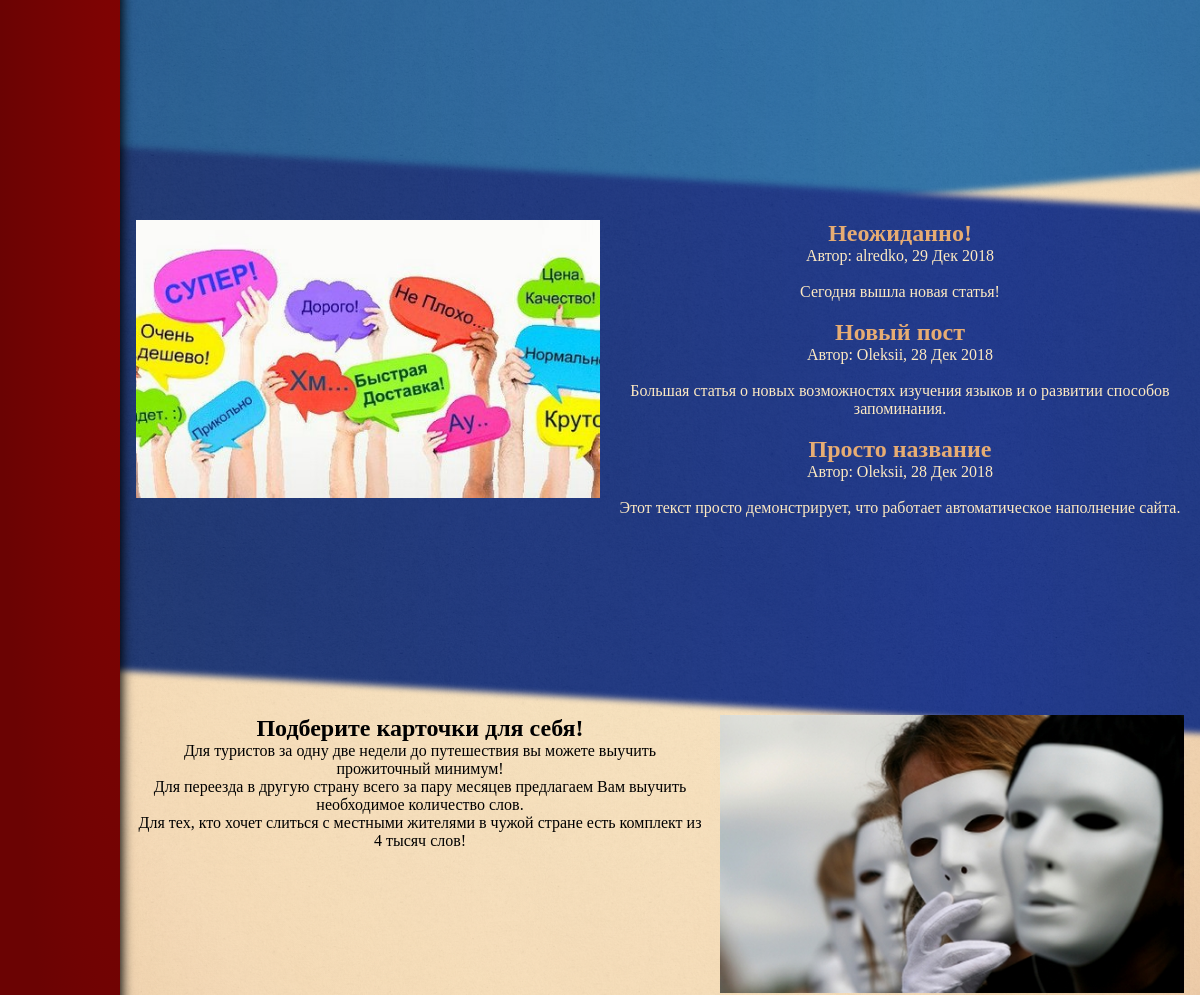
/ru/ (middle part), run on an earlier commit of the app's database.
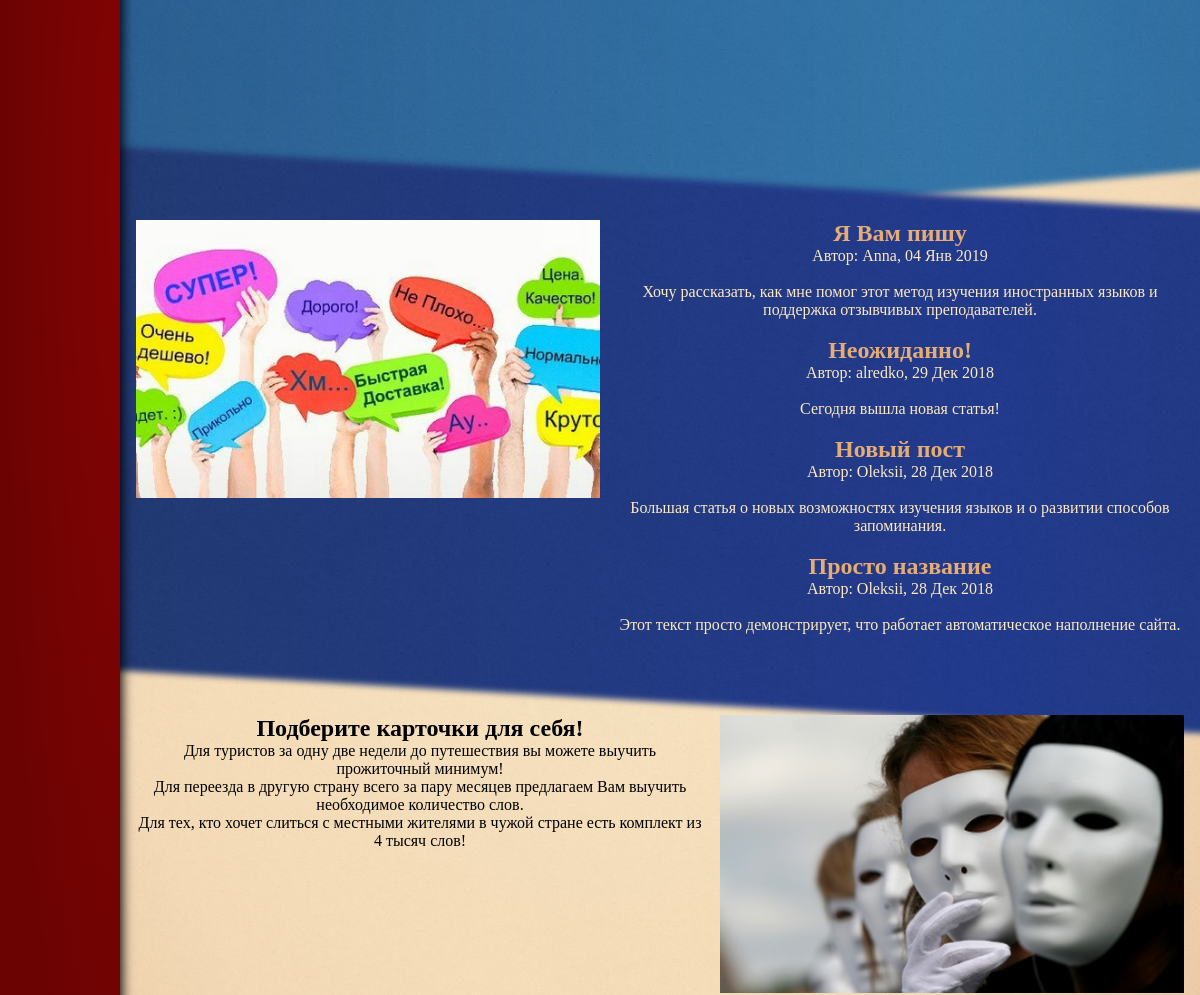
And on a later commit of the database.
### blog/models.py (models this page shows, shortened)
class Post(models.Model):
    author = models.ForeignKey('auth.User', on_delete=models.CASCADE)
    title = models.CharField(max_length=200)
    text = models.TextField()
    created_date = models.DateTimeField(
            default=timezone.now)
    published_date = models.DateTimeField(
            blank=True, null=True)

### blog/views.py (the view)
# urls.py: path('ru/', views.post_anons, name='ru'),
def post_anons(request):
    posts = Post.objects.filter(published_date__lte=timezone.now()).order_by('-published_date')
    return render(request, 'ru.html', {'posts': posts})

### templates/ru.html (shortened to what this page needs)
{% extends "baseshab.html" %}
{% block blog.text %}
  {% for post in posts %}
    <h2><a href="">{{ post.title }}</a></h2>
    <p>Автор: {{ post.author }}, {{ post.published_date|date:"d M Y" }}</p><br>
    <p>{{ post.text|linebreaksbr }}</p><br>
  {% endfor %}
{% endblock blog.text %}
{% block entrance.text %}
<h2>Подберите карточки для себя!</h2>
<p>Для туристов за одну две недели до путешествия вы можете выучить прожиточный минимум!</p>
<p>Для переезда в другую страну всего за пару месяцев предлагаем Вам выучить необходимое количество слов.</p>
<p>Для тех, кто хочет слиться с местными жителями в чужой стране есть комплект из 4 тысяч слов!</p>
{% endblock entrance.text %}

### templates/baseshab.html (shortened to what this page needs)
<!DOCTYPE html>
{% load staticfiles %}
<html>
<head>
    <link rel="stylesheet" href="{% static "css/styles.css" %}" />
</head>
<body>
  <div class="ContentLight">
    <div class="ContentDark">
      <div class="Line">
        <div class="Textura">
<div class="Menu">
</div>
<div class="Contenttopleft">
</div>
<div class="Contenttopright"><img src="{% static "images/Statia.png" %}" alt="Открытая книга">
  {% block words.image %}{% endblock words.image %}</div>
<div class="Contentmidlleft"><img src="{% static "images/Otzyv.jpg" %}" alt="Отзывы"></div>
<div class="Contentmidlright">
  {% block blog.text %}{% endblock blog.text %}
</div>
<div class="Contentbuttonleft">
  {% block entrance.text %}{% endblock entrance.text %}
</div>
<div class="Contentbuttonright"><img src="{% static "images/Obraz.jpg" %}" alt="Подбери образ!"></div>
<div class="InLine">Synespy 2019</div>
        </div>
      </div>
    </div>
  </div>
</body>
</html>

### static/css/styles.css (style rules this page uses)
* { padding : 0; margin: 0 auto; box-sizing: border-box; }
.Menu, .Logo, .Scylki, .k154, .Content, .ContentDark, .ContentLight, .GreetingImg, .Greeting, .Footer, .Textura, body, img, .Line, .Contenttopleft, .Contenttopright, .Contentmidlleft, .Contentmidlright, .Contentbuttonleft, .Contentbuttonright { display: block; float: left; }
.ContentLight { background-image: url('../images/Blueline.svg'); background-repeat: no-repeat; background-position: 0 450px; width: 100%; }
.ContentDark { background-image: url('../images/Darkblueline.svg'); background-repeat: no-repeat; background-position: 0 1030px; width: 100%; }
.Line { background-image: url('../images/Line.svg'); background-repeat: no-repeat; background-position: 0 2060px; width: 100%; }
.Textura { background-image: url('../images/Textura.png'); height: 2160px; }
body { background-image: url(../images/fon.svg); font-family: Montserrat Alternates; text-align: center; }
img { width: 100%; }
a { color: #e6ac73; text-decoration: none; }
.Menu { background-image: url('../images/Menu.svg'); width: 10%; height: 2160px; box-shadow: 0.1rem 0 0.7rem; }
.Contenttopleft { width: 50%; height: 500px; padding: 1rem; color: #FDE9C1; }
.Contenttopright { width: 40%; height: 500px; padding: 1rem 1rem 0rem 0rem; }
.Contentmidlleft { width: 40%; height: 495px; padding: 1rem 0rem 0rem 1rem; }
.Contentmidlright { width: 50%; height: 495px; color: #FDE9C1; padding: 1rem; }
.Contentbuttonleft { width: 50%; height: 465px; padding: 1rem; }
.Contentbuttonright { width: 40%; height: 465px; padding: 1rem 1rem 0rem 0rem; }
.InLine { color: #E6AC73; text-align: right; padding-right: 1rem; }

What changed in the data, as far as the page shows it:
added Post: title "Я Вам пишу", author "Anna", published_date "04 Янв 2019", text "Хочу рассказать, как мне помог этот метод изучения иностранных языков и поддержка отзывчивых преподавателей."
